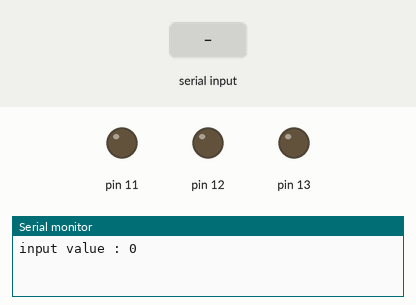
Bench run of a sketch on a simulated Arduino Uno, built with avr-gcc and run on an emulated ATmega328P. Shown: output pins drawn as LEDs (lit = HIGH), the last lines printed to the serial monitor. Inputs (shaded band) come from the test bench.

Above: at 1.2 s.
1.3 s: "1\n" received over Serial
At 3.3 s:
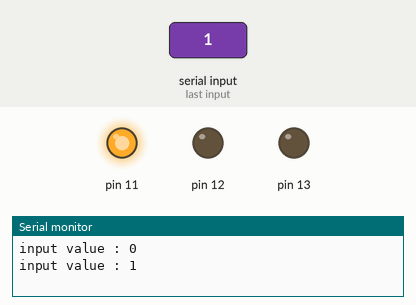
4.3 s: "2\n" received over Serial
At 6.0 s:
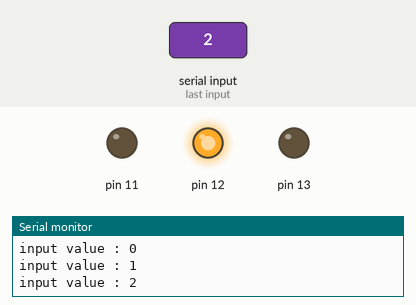
7.3 s: "3\n" received over Serial
At 7.8 s:
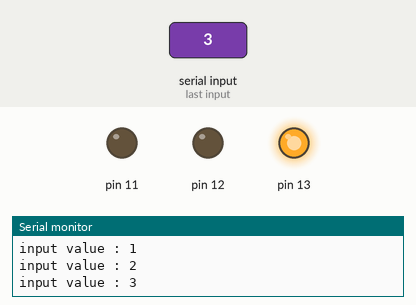
Timing chart, 0 to 10.8 s (numbered marks = the images above; inputs shaded):
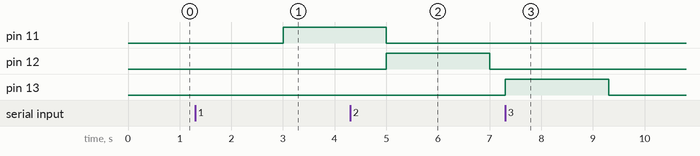

Measured:
- after the input at 1.3 s, pin 11: LOW → HIGH after 1.7 s
- after the input at 4.3 s, pin 12: LOW → HIGH after 0.70 s, → LOW 2.0 s later
- after the input at 7.3 s, pin 13: LOW → HIGH at once, → LOW 2.0 s later

The sketch:

WiFiShield_test.ino
```cpp
#include "Arduino.h"
#include "WiFiShield_test.h"

void setup() {
  // put your setup code here, to run once:
  Serial.begin(9600);
  if(Serial.available()){
    Serial.println("GGM WiFi Start");
  }
  initLED(11,12,13);
}

void loop() {
  // put your main code here, to run repeatedly:
  //char inputString = Serial.read();

  lowWriteLED();
  long inputValue = Serial.parseInt();
  Serial.print("input value : ");
  Serial.println(inputValue);
  switch (inputValue) {
    case 1:
      digitalWrite(11,HIGH);
      break;
    case 2:
      digitalWrite(12,HIGH);
      break;
    case 3:
      digitalWrite(13,HIGH);
      break;
  }
  delay(2000);
}
```

WiFiShield_test.cpp
```cpp
#include <Arduino.h>

int ledPort1;
int ledPort2;
int ledPort3;

// wifi로 제어할 LED 출력 포트 설정
void initLED(int port_1, int port_2, int port_3) {
  ledPort1 = port_1;
  ledPort2 = port_2;
  ledPort3 = port_3;
  pinMode(port_1,OUTPUT);
  pinMode(port_2,OUTPUT);
  pinMode(port_3,OUTPUT);
}

// LED 출력포트 초기 상태 설정
void lowWriteLED() {
  digitalWrite(ledPort1,LOW);
  digitalWrite(ledPort2,LOW);
  digitalWrite(ledPort3,LOW);
}
```

WiFiShield_test.h
```cpp
// wifi로 제어할 LED 출력 포트 설정
void initLED(int port_1, int port_2, int port_3);

// LED 출력포트 초기 상태 설정
void lowWriteLED();
```
